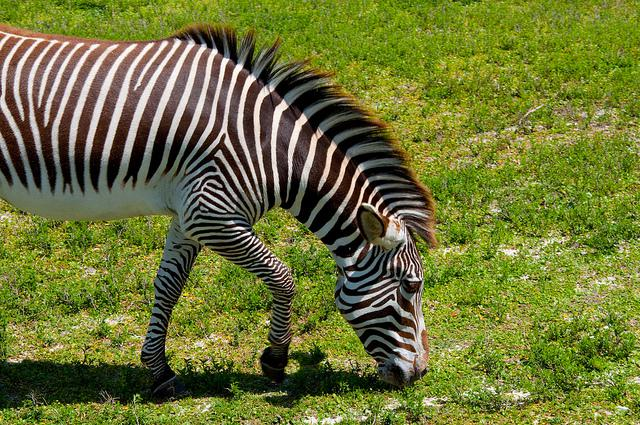
#> input picture deep_learning_basic/cv2/img.png, 640 x 425 px
$ jupyter execute warpPerspective.ipynb
#> lines starting #> are read from the running program, lines starting #| are printed output that depends on the picture
[cell 1]
import cv2
import numpy as np

src_img = cv2.imread("img.png")
#> src_img is the input picture: shape (425, 640, 3); mean B, G, R 54.6, 116.2, 109.6
height, width = src_img.shape[:2]
#> height = 425; width = 640

src_p = np.float32([[0, 0], [width-1, 0], [0, height-1], [width-1, height-1]])
#> src_p = [[0, 0], [639, 0], [0, 424], [639, 424]]
dst_p = np.float32([[0, 50], [width-1, 50], [50, height-51], [width-51, height-51]])

M = cv2.getPerspectiveTransform(src_p, dst_p)
dst_img = cv2.warpPerspective(src_img, M, (width, height))
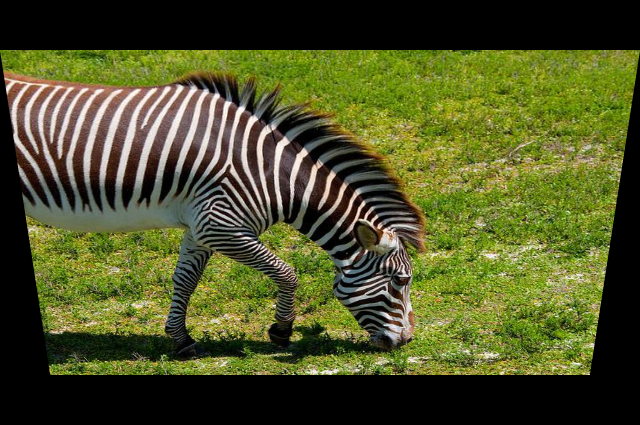
#> dst_img: shape (425, 640, 3); mean B, G, R 38.7, 82.5, 78

cv2.imshow("src_img", src_img)
cv2.imshow("dst_img", dst_img)
cv2.waitKey()
cv2.destroyAllWindows()
